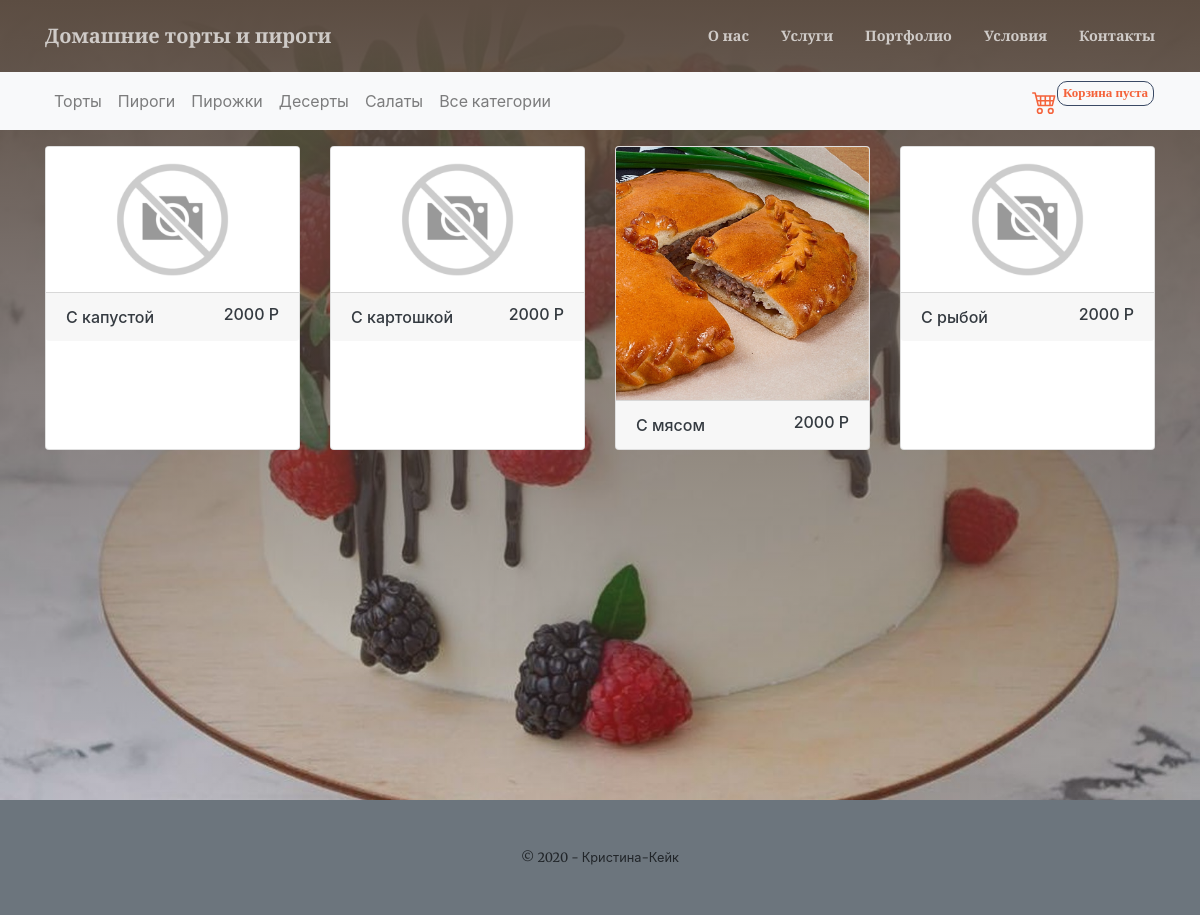
The app's page /pirogi/ with its own data.
### shop/models.py (models this page shows, shortened)
class Category(models.Model):
    name = models.CharField(max_length=200, db_index=True)
    slug = models.SlugField(max_length=200, db_index=True, unique=True)
    image = models.ImageField(upload_to='category/%Y/%m/%d', blank=True)
    image_icon = models.ImageField(upload_to='category_icon/%Y/%m/%d', blank=True)
    slogan = models.TextField(blank=True)
    description = models.TextField(blank=True)
    available = models.BooleanField(default=True)
    class Meta:
        ordering = ('name',)
        verbose_name = 'Категория'
        verbose_name_plural = 'Категории'
    def get_absolute_url(self):
        return reverse('product_list_by_category', args=[self.slug])

class Product(models.Model):
    category = models.ForeignKey(Category, related_name='products', on_delete=models.CASCADE)
    name = models.CharField(max_length=200, db_index=True)
    slug = models.SlugField(max_length=200, db_index=True)
    image = models.ImageField(upload_to='products/%Y/%m/%d', blank=True)
    composition = models.CharField(max_length=200, db_index=True, blank=True, null=True)
    description = models.TextField(blank=True)
    price = models.DecimalField(max_digits=10, decimal_places=2)
    stock = models.PositiveIntegerField(default=0, blank=True, null=True)
    available = models.BooleanField(default=True)
    portfolio = models.BooleanField(default=False)
    created = models.DateTimeField(auto_now_add=True)
    updated = models.DateTimeField(auto_now=True)
    class Meta:
        ordering = ('name',)
        index_together = (('id', 'slug'),)
        verbose_name = 'Продукт'
        verbose_name_plural = 'Продукты'
    def get_absolute_url(self):
        return reverse('product_detail', args=[self.id, self.slug])

### shop/views.py (the view)
# urls.py: re_path(r'(?P<category_slug>[-\w]+)/$', product_list, name='product_list_by_category'),
def product_list(request, category_slug=None):
    category = None
    categories = Category.objects.all().order_by()
    products = Product.objects.all()
    if category_slug:
        category = get_object_or_404(Category, slug=category_slug)
        products = products.filter(category=category)
    return render(request,
                  'shop/product_list.html',
                  {'category': category,
                   'categories': categories,
                   'products': products})

### cart/cart.py (called while the page is built)
    def __len__(self):
        return sum(item['quantity'] for item in self.cart.values())

### cart/context_processors.py (called while the page is built)
def get_cart(request):
    return {'cart': Cart(request)}

### shop/context_processors.py (called while the page is built)
def get_category(request):
    categories = Category.objects.all().order_by()
    return locals()

### shop/templates/shop/product_list.html
{% extends 'base.html' %}
{% load static %}
{% block mastehead %}
<div class="container">
<div class="row mt-3">
{% for product in products %}
        <div class="col-lg-3 col-md-6 mb-3">
        <div class="card h-100">
            <a href="{{ product.get_absolute_url }}">
          <img class="card-img-top" src="{% if product.image %}{{ product.image.url }}{% else %}{% static 'assets/img/no_image.png' %}{% endif %}" alt=""></a>
          <div class="card-footer">
<div class="">
      <a class="text-dark text-decoration-none h6 " href="{{ product.get_absolute_url }}">{{ product.name|truncatechars:15 }}<span class="ml-2 float-lg-right">{{ product.price|floatformat:0 }} Р</span></a>
      </div>
          </div>
        </div>
      </div>
    {% endfor %}
</div>
</div>
{% endblock mastehead %}

### templates/base.html (shortened to what this page needs)
{% load static %}
<!DOCTYPE html>
<html lang="en">
    <head>
        <link href="{% static 'css/magnific-popup.min.css'%}" rel="stylesheet" />
        <link href="{% static 'css/styles.css' %}" rel="stylesheet" />
    </head>
    <body id="page-top">
        <nav class="navbar navbar-expand-lg navbar-light fixed-top py-3"  id="mainNav">
            <div class="container">
                <a class="navbar-brand js-scroll-trigger" href="{% url 'home' %}">Домашние торты и пироги </a>
                <div class="collapse navbar-collapse" id="navbarResponsive">
                    <ul class="navbar-nav ml-auto my-2 my-lg-0">
                        <li class="nav-item"><a class="nav-link js-scroll-trigger" href="{% url 'home' %}#about">О нас</a></li>
                        <li class="nav-item"><a class="nav-link js-scroll-trigger" href="{% url 'home' %}#services">Услуги</a></li>
                        <li class="nav-item"><a class="nav-link js-scroll-trigger" href="{% url 'home' %}#portfolio1">Портфолио</a></li>
                        <li class="nav-item"><a class="nav-link js-scroll-trigger" href="{% url 'home' %}#delivery">Условия</a></li>
                        <li class="nav-item"><a class="nav-link js-scroll-trigger" href="{% url 'home' %}#contact">Контакты</a></li>
                    </ul>
                </div>
            </div>
        </nav>
        <header class="masthead">
        <nav class="navbar navbar-expand-lg navbar-light bg-light">
  <div class="container-fluid">
    <div class="container" >
      <div class="navbar-nav">
          {% for c in categories %}
        <a class="nav-link" href="{{ c.get_absolute_url }}">{{ c.name }}</a>
          {% endfor %}
      <a class="nav-link" href="{% url 'category_list' %}">Все категории</a>
      </div>
    <div class="col pr-0 text-right">
      <a class="nav-link pr-0" href="{% url 'cart_detail' %}">
      </a>
      </div>
    <p class="" style="display: block; padding: 0 5px 0 5px ;text-align: center;	color:#fff;	 width: auto; height: 25px;	border: 1px solid #3a4a65;	border-radius: 10px;
	font-size: 14px; font-weight:bold;">
     <span id="total_products_qty">
     {% with total_items=cart|length %}
        {% if cart|length > 0 %}
            <a href="{% url "cart_detail" %}" class="text-decoration-none link-light">
                <span  style="font-size: 13px; font-family: 'Bitstream Vera Sans Mono';">тов. ({{ total_items }}), {{ cart.get_total_price }} р</span>
            </a>
        {% else %}
            <span class="text-primary" style="font-size: 13px; font-family: 'Bitstream Vera Sans Mono';">Корзина пуста</span>
        {% endif %}
    {% endwith %}
    </span>
    </p>
    </div>
  </div>
</nav>
{% block mastehead %}
{% endblock mastehead %}
   </header>
        <footer class="bg-secondary py-5">
            <div class="container"><div class="small text-center">© 2020 - Кристина-Кейк</div></div>
        </footer>
    </body>
</html>

### records on screen
Category: name "Торты"
Category: name "Пироги"
Category: name "Пирожки"
Category: name "Десерты"
Category: name "Салаты"
Product: name "С капустой", price "2000"
Product: name "С картошкой", price "2000"
Product: image (picture), name "С мясом", price "2000"
Product: name "С рыбой", price "2000"
